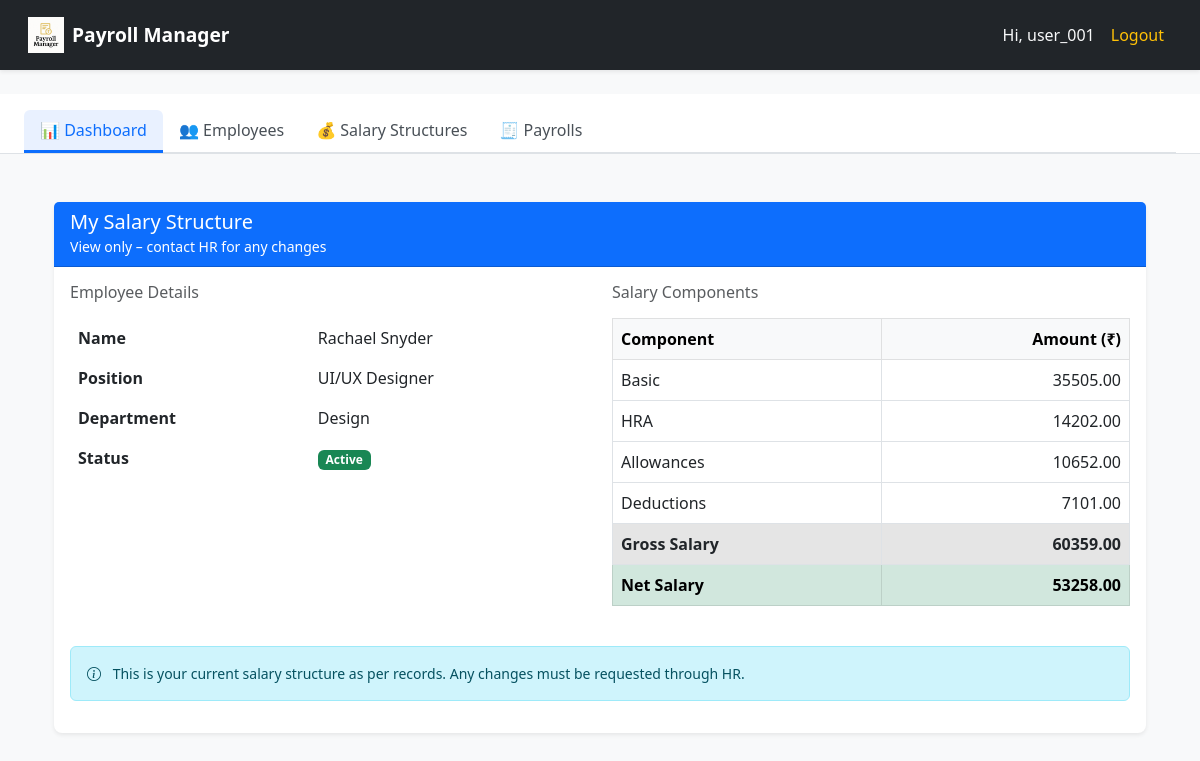
The page /my-salary/ (signed in) on the database its author committed.
### myapp/models.py (models this page shows, shortened)
class Employee(models.Model):
    STATUS_CHOICES = (
        ('active', 'Active'),
        ('inactive', 'Inactive'),
    )
    full_name = models.CharField(max_length=100)
    position = models.CharField(max_length=100)
    department = models.CharField(max_length=100, default="General")
    salary = models.DecimalField(max_digits=12, decimal_places=2)  # increased precision
    status = models.CharField(max_length=10, choices=STATUS_CHOICES, default='active')
    class Meta:
        ordering = ['full_name']
        verbose_name_plural = "Employees"

class SalaryStructure(models.Model):
    employee = models.ForeignKey(Employee, on_delete=models.CASCADE, related_name='salary_structures')
    basic = models.DecimalField(max_digits=12, decimal_places=2)
    hra = models.DecimalField(max_digits=12, decimal_places=2, default=0)
    allowances = models.DecimalField(max_digits=12, decimal_places=2, default=0)
    deductions = models.DecimalField(max_digits=12, decimal_places=2, default=0)
    class Meta:
        verbose_name_plural = "Salary Structures"
    @property
    def gross_salary(self):
        return self.basic + self.hra + self.allowances
    @property
    def net_salary(self):
        return self.gross_salary - self.deductions

### myapp/views.py (the view)
# urls.py: path('my-salary/', my_views.employee_salary_view, name='employee_salary'),
@login_required
def employee_salary_view(request):
    if request.user.profile.role != 'emp':
        messages.error(request, "Only employees can access this page.")
        return redirect('dashboard')
    full_name = request.user.get_full_name().strip()
    employee = get_object_or_404(Employee, full_name__iexact=full_name)
    salary_structure = SalaryStructure.objects.filter(employee=employee).order_by('-id').first()
    if not salary_structure:
        messages.info(request, "No salary structure found for your profile.")
        salary_structure = None  # or handle as you wish
    context = {
        'salary_structure': salary_structure,
        'employee': employee,
    }
    return render(request, 'employee_salary.html', context)

### templates/employee_salary.html (shortened to what this page needs)
{% extends "base.html" %}
{% block content %}
<div class="container mt-4">
    <div class="card shadow-sm border-0">
        <div class="card-header bg-primary text-white">
            <h5 class="mb-0">My Salary Structure</h5>
            <small>View only – contact HR for any changes</small>
        </div>
        <div class="card-body">
            {% if salary_structure %}
            <div class="row">
                <div class="col-md-6">
                    <h6 class="text-muted mb-3">Employee Details</h6>
                    <table class="table table-borderless">
                        <tr>
                            <th>Name</th>
                            <td>{{ employee.full_name }}</td>
                        </tr>
                        <tr>
                            <th>Position</th>
                            <td>{{ employee.position }}</td>
                        </tr>
                        <tr>
                            <th>Department</th>
                            <td>{{ employee.department }}</td>
                        </tr>
                        <tr>
                            <th>Status</th>
                            <td>
                                <span class="badge bg-success">Active</span>
                            </td>
                        </tr>
                    </table>
                </div>
                <div class="col-md-6">
                    <h6 class="text-muted mb-3">Salary Components</h6>
                    <table class="table table-bordered table-hover">
                        <thead class="table-light">
                            <tr>
                                <th>Component</th>
                                <th class="text-end">Amount (₹)</th>
                            </tr>
                        </thead>
                        <tbody>
                            <tr>
                                <td>Basic</td>
                                <td class="text-end">{{ salary_structure.basic|floatformat:2 }}</td>
                            </tr>
                            <tr>
                                <td>HRA</td>
                                <td class="text-end">{{ salary_structure.hra|floatformat:2 }}</td>
                            </tr>
                            <tr>
                                <td>Allowances</td>
                                <td class="text-end">{{ salary_structure.allowances|floatformat:2 }}</td>
                            </tr>
                            <tr>
                                <td>Deductions</td>
                                <td class="text-end">{{ salary_structure.deductions|floatformat:2 }}</td>
                            </tr>
                            <tr class="table-active fw-bold">
                                <td>Gross Salary</td>
                                <td class="text-end">{{ salary_structure.gross_salary|floatformat:2 }}</td>
                            </tr>
                            <tr class="table-success fw-bold">
                                <td>Net Salary</td>
                                <td class="text-end">{{ salary_structure.net_salary|floatformat:2 }}</td>
                            </tr>
                        </tbody>
                    </table>
                </div>
            </div>
            <div class="alert alert-info mt-4 small">
                <i class="bi bi-info-circle me-2"></i>
                This is your current salary structure as per records. Any changes must be requested through HR.
            </div>
            {% else %}
            <div class="alert alert-warning text-center">
                No salary structure found for your profile yet. Please contact HR.
            </div>
            {% endif %}
        </div>
    </div>
</div>
{% endblock %}

### templates/partials/navbar.html (shortened to what this page needs)
{% load static %}
<nav class="navbar navbar-expand-lg navbar-dark bg-dark mb-4 shadow-sm">
    <div class="container-fluid">
        <a class="navbar-brand d-flex align-items-center" href="{% url 'dashboard' %}">
        <img src="{% static 'myapp/logo.png' %}" alt="Logo" style="height: 36px;" class="me-2">
        <strong>Payroll Manager</strong>
        </a>
        <div class="collapse navbar-collapse justify-content-end">
        <ul class="navbar-nav align-items-center">
            {% if request.user.is_authenticated %}
            <li class="nav-item">
            <span class="nav-link text-light">Hi, {{ request.user.username }}</span>
            </li>
            <li class="nav-item">
            <a class="nav-link text-warning" href="{% url 'logout' %}">Logout</a>
            </li>
            {% endif %}
        </ul>
        </div>
    </div>
</nav>

### myapp/static/myapp/style.css (style rules this page uses)
body { background-color: #f8f9fa; font-family: 'Segoe UI', sans-serif; scroll-behavior: smooth; }
.navbar { padding: 0.75rem 1rem; }
.navbar-brand { font-weight: 600; font-size: 1.2rem; }
.navbar-brand img { height: 36px; }
.card { border-radius: 0.5rem; transition: transform 0.2s ease; }

### templates/base.html (style rules this page uses)
html { scrollbar-width: none !important; }
body { -ms-overflow-style: none !important; }
html, body { overflow-y: auto !important; overflow-x: hidden !important; height: 100%; }

### rows shown on the page
Employee: full_name "Rachael Snyder", position "UI/UX Designer", department "Design"
SalaryStructure: basic "35505.00", hra "14202.00", allowances "10652.00", deductions "7101.00", gross_salary "60359.00", net_salary "53258.00"

### other values the page prints
{{ request.user.username }} "user_001"
